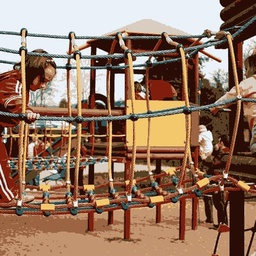
#> input picture image_clustered_10.jpg, 256 x 256 px, shrunk from 512 x 512 before the run, given in place of image.jpg, which was not available
$ python main.py
#> lines starting #> are read from the running program, lines starting #| are printed output that depends on the picture; long printed decimals are rounded; pictures that were not available may be replaced by others from this repository, and a replacement may not be noted
### utils.py
from matplotlib import pyplot as plt
import numpy as np

def get_image(image_path):
#> called with image_path = 'image.jpg'
    image = plt.imread(image_path)
#> image is the input picture: shape (256, 256, 3); mean R, G, B 149.7, 118.7, 99.4
    return image/255.0


def show_image(image):
    plt.imshow(image)
    plt.show()

def save_image(image, image_path):
    plt.imsave(image_path, image)


def error(original_image: np.ndarray, clustered_image: np.ndarray) -> float:
    # Returns the Mean Squared Error between the original image and the clustered image
    mse = (np.square(original_image - clustered_image)).mean()
    return mse
    # raise NotImplementedError

### model.py
import numpy as np

class KMeans:
    def __init__(self, k: int, epsilon: float = 1e-6) -> None:
        self.num_clusters = k
        self.cluster_centers = None
        self.epsilon = epsilon
        self.final_assignment = None

    def fit(self, X: np.ndarray, max_iter: int = 100) -> None:
        # Initialize cluster centers (need to be careful with the initialization,
        # otherwise you might see that none of the pixels are assigned to some
        # of the clusters, which will result in a division by zero error)
        self.cluster_centers = X[np.random.choice(X.shape[0], size=self.num_clusters, replace=False)]
        old_Assignment = np.random.randint(self.num_clusters, size=X.shape[0])

        for p in range(0,max_iter):
            new_Assignment = self.predict(X, old_Assignment)
            for j in range(self.num_clusters):
                self.cluster_centers[j] = X[new_Assignment == j].mean(axis=0)
            diff = np.linalg.norm(new_Assignment - old_Assignment)
            if diff < self.epsilon:
                break
            old_Assignment = new_Assignment
        self.final_assignment = new_Assignment


    def predict(self, X: np.ndarray, new_Assignment) -> np.ndarray:
        # Predicts the index of the closest cluster center for each data point
        # raise NotImplementedError
        # new_Assignment = np.random.randint(self.num_clusters, size=X.shape[0])
        for i in range(0,X.shape[0]):
                mindist = float('inf')
                mindistk = 0
                for j in range(0,self.num_clusters):
                    dist = np.linalg.norm(X[i] - self.cluster_centers[j])
                    if(dist < mindist):
                        mindist = dist
                        mindistk = j
                new_Assignment[i] = mindistk
        return new_Assignment
        # pass

    def fit_predict(self, X: np.ndarray, max_iter: int = 100) -> np.ndarray:
        self.fit(X, max_iter)
        return self.predict(X)

    def replace_with_cluster_centers(self, X: np.ndarray) -> np.ndarray:
        # Returns an ndarray of the same shape as X
        # Each row of the output is the cluster center closest to the corresponding row in X
        for i in range(0, X.shape[0]):
            X[i] = self.cluster_centers[self.final_assignment[i]]
        return X
        # raise NotImplementedError

### main.py
from model import KMeans
from utils import get_image, show_image, save_image, error
import numpy as np
from matplotlib import pyplot as plt


def main():
    # get image
    image = get_image('image.jpg')
    original_image = np.copy(image)
    img_shape = image.shape
#> img_shape = (256, 256, 3)

    # reshape image
    image = image.reshape(image.shape[0] * image.shape[1], image.shape[2])
    different_ks = []
    different_mse = []
    for num_clusters in [2, 5, 10, 20, 50]:
    # num_clusters = 20
        image = np.copy(original_image)
        image = image.reshape(image.shape[0] * image.shape[1], image.shape[2])
        kmeans = KMeans(num_clusters)

        # fit model
        kmeans.fit(image)

        # replace each pixel with its closest cluster center
        new_image = kmeans.replace_with_cluster_centers(image)

        # reshape image
        image_clustered = new_image.reshape(img_shape)
        current_mse = error(original_image, image_clustered)
        # Print the error
        print('MSE:', current_mse)
        different_ks.append(num_clusters)
        different_mse.append(current_mse)
        # show/save image
        # show_image(image)
        save_image(image_clustered, f'image_clustered_{num_clusters}.jpg')
#> this loop made 5 passes
#> (mse in error, current_mse) on passes 2 to 5: (0.0088, 0.0088), (0.00483, 0.00483), (0.0018, 0.0018), (0.000706, 0.000706)
#> (mse in error, current_mse) on pass 1: (0.0326, 0.0326)
#| MSE: 0.03257
#| MSE: 0.008801
#| MSE: 0.004835
#| MSE: 0.001801
#| MSE: 0.0007065
#> pass 1, in main, `image_clustered = new_image.reshape(img_shape)`:
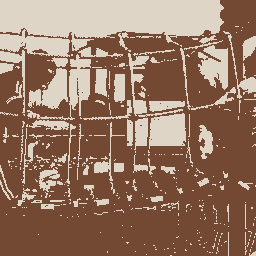
#> image_clustered: shape (256, 256, 3) float64; mean of channels 0, 1, 2 0.587, 0.465, 0.39; drawn as R, G, B
#> pass 1, in save_image, `plt.imsave(image_path, image)`:
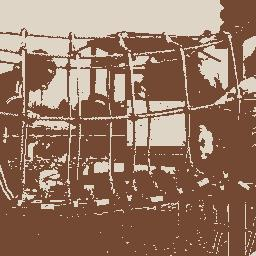
#> saved as image_clustered_2.jpg: shape (256, 256, 3); mean R, G, B 149.6, 117.7, 98.2
#> pass 2, in main, `image_clustered = new_image.reshape(img_shape)`:
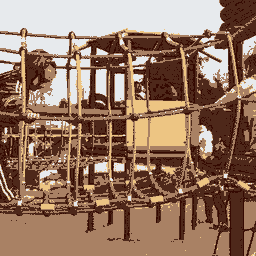
#> image_clustered: shape (256, 256, 3) float64; mean of channels 0, 1, 2 0.587, 0.465, 0.39; drawn as R, G, B
#> pass 2, in save_image (call 2), `plt.imsave(image_path, image)`:
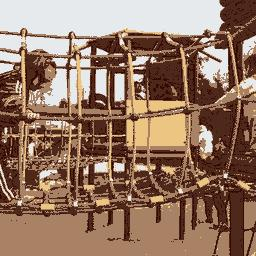
#> saved as image_clustered_5.jpg: shape (256, 256, 3); mean R, G, B 148.7, 118.3, 99.9
#> after the loop:
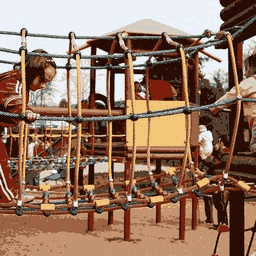
#> image_clustered: shape (256, 256, 3) float64; mean of channels 0, 1, 2 0.587, 0.465, 0.39; drawn as R, G, B
#> after the loop, different_ks = [2, 5, 10, 20, 50]; different_mse = [0.0326, 0.0088, 0.00483, 0.0018, 0.000706]

    # save_image(original_image, f'image_original_{num_clusters}.jpg')
    plt.plot(different_ks, different_mse)
    plt.xlabel('Different #clusters values')
    plt.ylabel('MSE values')
    plt.title('Different #clusters values vs. MSE ')
    plt.savefig("Clusters_MSE.jpg")
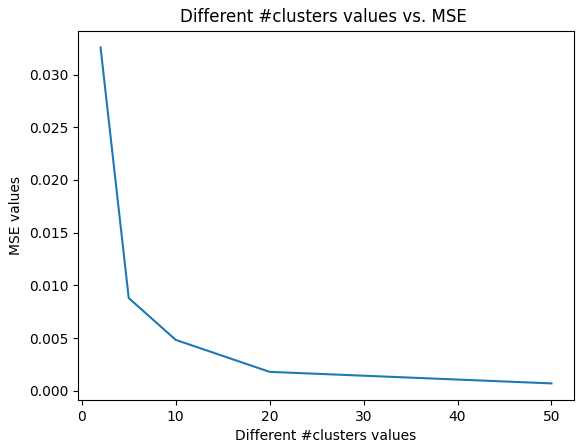
#> figure drawn by matplotlib, 1 panel
    plt.clf()


if __name__ == '__main__':
    main()

$ run again, on image_clustered_50.jpg
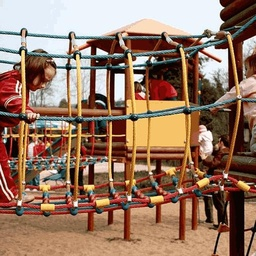
#> input picture image_clustered_50.jpg, 256 x 256 px, shrunk from 512 x 512 before the run, given in place of image.jpg, which was not available
#> in get_image, image is the input picture: shape (256, 256, 3); mean R, G, B 149.7, 118.5, 99.6
#> the loop in main, `for num_clusters in [2, 5, 10, 20, 50]:` made 5 passes
#> (mse in error, current_mse) on passes 2 to 5: (0.00995, 0.00995), (0.00617, 0.00617), (0.00276, 0.00276), (0.00107, 0.00107)
#> (printed output is left out)
#> after the loop in main, `for num_clusters in [2, 5, 10, 20, 50]:`:
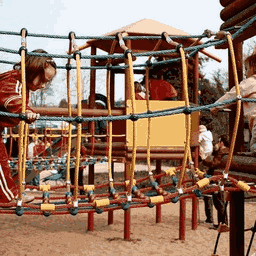
#> image_clustered: shape (256, 256, 3) float64; mean of channels 0, 1, 2 0.587, 0.465, 0.39; drawn as R, G, B
#> after the loop in main, `for num_clusters in [2, 5, 10, 20, 50]:`: different_ks = [2, 5, 10, 20, 50]; different_mse = [0.04, 0.00995, 0.00617, 0.00276, 0.00107]
#> in main, `plt.savefig("Clusters_MSE.jpg")`:
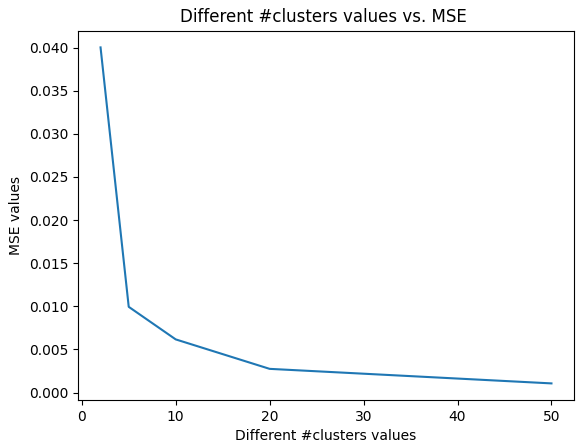
#> figure drawn by matplotlib, 1 panel
